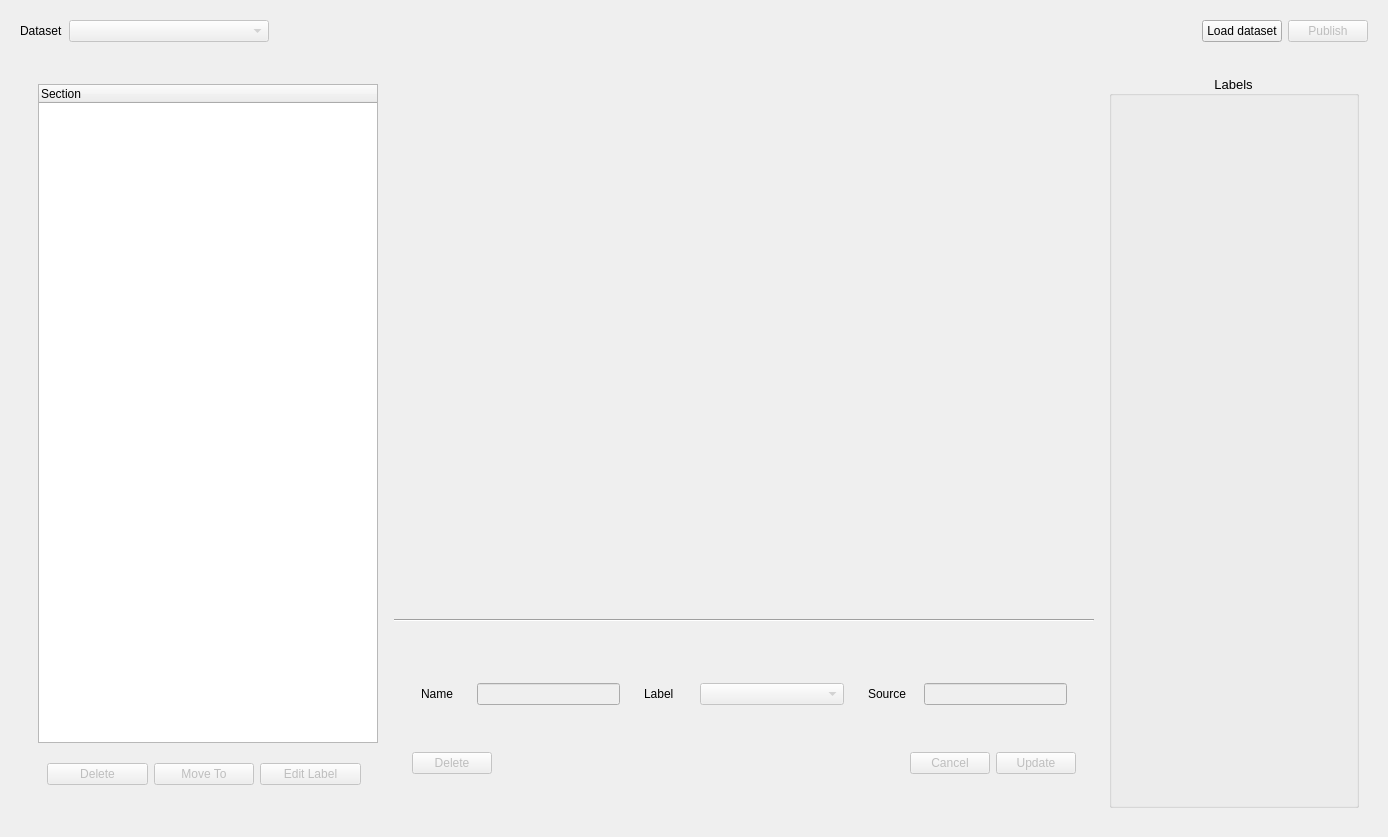
<?xml version="1.0" encoding="UTF-8"?>
<ui version="4.0">
 <class>DataWidget</class>
 <widget class="QWidget" name="DataWidget">
  <property name="geometry">
   <rect>
    <x>0</x>
    <y>0</y>
    <width>1384</width>
    <height>837</height>
   </rect>
  </property>
  <property name="windowTitle">
   <string>Form</string>
  </property>
  <layout class="QVBoxLayout" name="verticalLayout">
   <item>
    <widget class="QWidget" name="topPanel" native="true">
     <property name="enabled">
      <bool>true</bool>
     </property>
     <property name="maximumSize">
      <size>
       <width>16777215</width>
       <height>50</height>
      </size>
     </property>
     <layout class="QHBoxLayout" name="topPanelLayout">
      <item>
       <widget class="QLabel" name="label">
        <property name="text">
         <string>Dataset</string>
        </property>
       </widget>
      </item>
      <item>
       <widget class="QComboBox" name="cmbDataset">
        <property name="enabled">
         <bool>false</bool>
        </property>
        <property name="minimumSize">
         <size>
          <width>200</width>
          <height>0</height>
         </size>
        </property>
       </widget>
      </item>
      <item>
       <spacer name="horizontalSpacer">
        <property name="orientation">
         <enum>Qt::Horizontal</enum>
        </property>
        <property name="sizeHint" stdset="0">
         <size>
          <width>40</width>
          <height>20</height>
         </size>
        </property>
       </spacer>
      </item>
      <item>
       <widget class="QPushButton" name="pbLoadDataset">
        <property name="text">
         <string>Load dataset</string>
        </property>
       </widget>
      </item>
      <item>
       <widget class="QPushButton" name="pbPublish">
        <property name="enabled">
         <bool>false</bool>
        </property>
        <property name="text">
         <string>Publish</string>
        </property>
       </widget>
      </item>
     </layout>
    </widget>
   </item>
   <item>
    <widget class="QWidget" name="bottomPanel" native="true">
     <layout class="QVBoxLayout" name="bottomPanelLayout">
      <item>
       <widget class="QWidget" name="mapAndPlotPanel" native="true">
        <property name="minimumSize">
         <size>
          <width>0</width>
          <height>300</height>
         </size>
        </property>
        <layout class="QHBoxLayout" name="horizontalLayout">
         <item>
          <widget class="QWidget" name="widget_9" native="true">
           <property name="minimumSize">
            <size>
             <width>350</width>
             <height>0</height>
            </size>
           </property>
           <property name="maximumSize">
            <size>
             <width>260</width>
             <height>16777215</height>
            </size>
           </property>
           <layout class="QVBoxLayout" name="verticalLayout_4">
            <item>
             <widget class="QTreeWidget" name="dataTreeWidget">
              <property name="minimumSize">
               <size>
                <width>340</width>
                <height>0</height>
               </size>
              </property>
              <property name="maximumSize">
               <size>
                <width>250</width>
                <height>16777215</height>
               </size>
              </property>
              <property name="selectionMode">
               <enum>QAbstractItemView::ExtendedSelection</enum>
              </property>
              <property name="selectionBehavior">
               <enum>QAbstractItemView::SelectRows</enum>
              </property>
              <property name="uniformRowHeights">
               <bool>true</bool>
              </property>
              <column>
               <property name="text">
                <string>Section</string>
               </property>
              </column>
             </widget>
            </item>
            <item>
             <widget class="QWidget" name="widget_10" native="true">
              <property name="minimumSize">
               <size>
                <width>0</width>
                <height>50</height>
               </size>
              </property>
              <layout class="QHBoxLayout" name="horizontalLayout_7">
               <item>
                <widget class="QPushButton" name="pbDeleteMulti">
                 <property name="enabled">
                  <bool>false</bool>
                 </property>
                 <property name="text">
                  <string>Delete</string>
                 </property>
                </widget>
               </item>
               <item>
                <widget class="QPushButton" name="pushButton">
                 <property name="enabled">
                  <bool>false</bool>
                 </property>
                 <property name="text">
                  <string>Move To</string>
                 </property>
                </widget>
               </item>
               <item>
                <widget class="QPushButton" name="pbEditLabelMulti">
                 <property name="enabled">
                  <bool>false</bool>
                 </property>
                 <property name="minimumSize">
                  <size>
                   <width>100</width>
                   <height>0</height>
                  </size>
                 </property>
                 <property name="text">
                  <string>Edit Label</string>
                 </property>
                </widget>
               </item>
              </layout>
             </widget>
            </item>
           </layout>
          </widget>
         </item>
         <item>
          <widget class="QWidget" name="widget" native="true">
           <layout class="QVBoxLayout" name="verticalLayout_2">
            <property name="bottomMargin">
             <number>30</number>
            </property>
            <item>
             <widget class="QWidget" name="widget_3" native="true">
              <layout class="QVBoxLayout" name="verticalLayout_3">
               <item>
                <widget class="QWidget" name="widget_8" native="true">
                 <layout class="QGridLayout" name="gridLayout">
                  <item row="0" column="0">
                   <widget class="QLabel" name="imgLbl">
                    <property name="text">
                     <string/>
                    </property>
                   </widget>
                  </item>
                 </layout>
                </widget>
               </item>
              </layout>
             </widget>
            </item>
            <item>
             <widget class="Line" name="line">
              <property name="styleSheet">
               <string notr="true">height:2px</string>
              </property>
              <property name="orientation">
               <enum>Qt::Horizontal</enum>
              </property>
             </widget>
            </item>
            <item>
             <widget class="QWidget" name="widget_2" native="true">
              <property name="sizePolicy">
               <sizepolicy hsizetype="Expanding" vsizetype="Preferred">
                <horstretch>0</horstretch>
                <verstretch>0</verstretch>
               </sizepolicy>
              </property>
              <property name="minimumSize">
               <size>
                <width>700</width>
                <height>150</height>
               </size>
              </property>
              <property name="maximumSize">
               <size>
                <width>16777215</width>
                <height>100</height>
               </size>
              </property>
              <property name="styleSheet">
               <string notr="true"/>
              </property>
              <layout class="QVBoxLayout" name="verticalLayout_5">
               <item>
                <widget class="QWidget" name="widget_7" native="true">
                 <property name="minimumSize">
                  <size>
                   <width>0</width>
                   <height>64</height>
                  </size>
                 </property>
                 <layout class="QHBoxLayout" name="horizontalLayout_6">
                  <item>
                   <widget class="QWidget" name="widget_4" native="true">
                    <layout class="QHBoxLayout" name="horizontalLayout_2">
                     <item>
                      <widget class="QLabel" name="label_2">
                       <property name="minimumSize">
                        <size>
                         <width>50</width>
                         <height>0</height>
                        </size>
                       </property>
                       <property name="maximumSize">
                        <size>
                         <width>50</width>
                         <height>16777215</height>
                        </size>
                       </property>
                       <property name="text">
                        <string>Name</string>
                       </property>
                      </widget>
                     </item>
                     <item>
                      <widget class="QLineEdit" name="lineName">
                       <property name="enabled">
                        <bool>false</bool>
                       </property>
                      </widget>
                     </item>
                    </layout>
                   </widget>
                  </item>
                  <item>
                   <widget class="QWidget" name="widget_5" native="true">
                    <layout class="QHBoxLayout" name="horizontalLayout_3">
                     <item>
                      <widget class="QLabel" name="label_3">
                       <property name="minimumSize">
                        <size>
                         <width>50</width>
                         <height>0</height>
                        </size>
                       </property>
                       <property name="maximumSize">
                        <size>
                         <width>50</width>
                         <height>16777215</height>
                        </size>
                       </property>
                       <property name="text">
                        <string>Label</string>
                       </property>
                      </widget>
                     </item>
                     <item>
                      <widget class="QComboBox" name="cmbLabel">
                       <property name="enabled">
                        <bool>false</bool>
                       </property>
                       <property name="sizePolicy">
                        <sizepolicy hsizetype="Expanding" vsizetype="Fixed">
                         <horstretch>0</horstretch>
                         <verstretch>0</verstretch>
                        </sizepolicy>
                       </property>
                      </widget>
                     </item>
                    </layout>
                   </widget>
                  </item>
                  <item>
                   <widget class="QWidget" name="widget_6" native="true">
                    <layout class="QHBoxLayout" name="horizontalLayout_5">
                     <item>
                      <widget class="QLabel" name="label_5">
                       <property name="minimumSize">
                        <size>
                         <width>50</width>
                         <height>0</height>
                        </size>
                       </property>
                       <property name="maximumSize">
                        <size>
                         <width>50</width>
                         <height>16777215</height>
                        </size>
                       </property>
                       <property name="text">
                        <string>Source</string>
                       </property>
                      </widget>
                     </item>
                     <item>
                      <widget class="QLineEdit" name="lineSource">
                       <property name="enabled">
                        <bool>false</bool>
                       </property>
                      </widget>
                     </item>
                    </layout>
                   </widget>
                  </item>
                 </layout>
                </widget>
               </item>
               <item>
                <widget class="QWidget" name="widget_11" native="true">
                 <property name="minimumSize">
                  <size>
                   <width>46</width>
                   <height>0</height>
                  </size>
                 </property>
                 <layout class="QHBoxLayout" name="horizontalLayout_8">
                  <item>
                   <widget class="QPushButton" name="pbDeleteSingle">
                    <property name="enabled">
                     <bool>false</bool>
                    </property>
                    <property name="text">
                     <string>Delete</string>
                    </property>
                   </widget>
                  </item>
                  <item>
                   <spacer name="horizontalSpacer_2">
                    <property name="orientation">
                     <enum>Qt::Horizontal</enum>
                    </property>
                    <property name="sizeHint" stdset="0">
                     <size>
                      <width>40</width>
                      <height>20</height>
                     </size>
                    </property>
                   </spacer>
                  </item>
                  <item>
                   <widget class="QPushButton" name="pbCancelEdit">
                    <property name="enabled">
                     <bool>false</bool>
                    </property>
                    <property name="text">
                     <string>Cancel</string>
                    </property>
                   </widget>
                  </item>
                  <item>
                   <widget class="QPushButton" name="pbUpdateSingle">
                    <property name="enabled">
                     <bool>false</bool>
                    </property>
                    <property name="text">
                     <string>Update</string>
                    </property>
                   </widget>
                  </item>
                 </layout>
                </widget>
               </item>
              </layout>
             </widget>
            </item>
           </layout>
          </widget>
         </item>
         <item>
          <widget class="QGroupBox" name="labelsGroup">
           <property name="minimumSize">
            <size>
             <width>250</width>
             <height>0</height>
            </size>
           </property>
           <property name="maximumSize">
            <size>
             <width>250</width>
             <height>16777215</height>
            </size>
           </property>
           <property name="font">
            <font>
             <pointsize>10</pointsize>
            </font>
           </property>
           <property name="title">
            <string>Labels</string>
           </property>
           <property name="alignment">
            <set>Qt::AlignCenter</set>
           </property>
          </widget>
         </item>
        </layout>
       </widget>
      </item>
     </layout>
    </widget>
   </item>
  </layout>
 </widget>
 <resources/>
 <connections/>
</ui>
